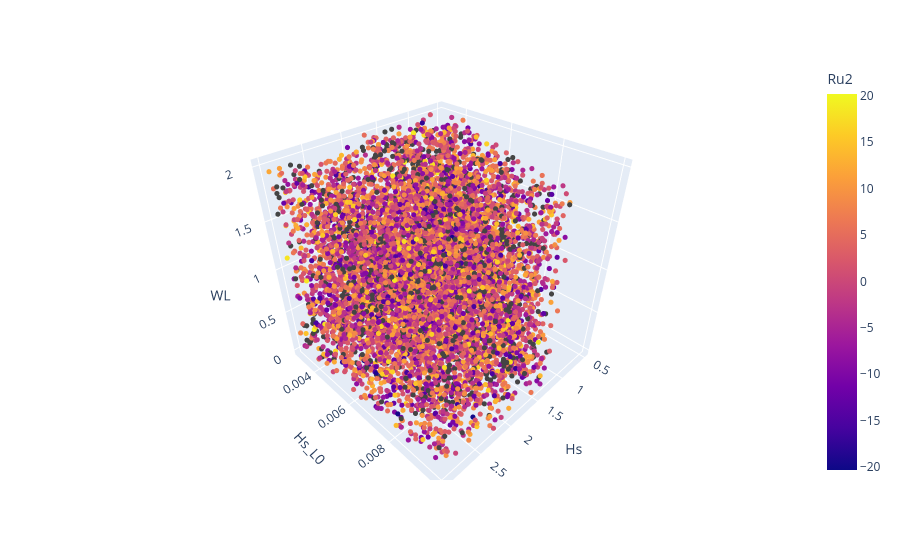

Source (notebook cell):
### Code cell
fig = px.scatter_3d(
    lhs_reconstructed,
    x="Hs",
    y="Hs_L0",
    z="WL",
    color="Ru2",
)

fig.update_traces(marker=dict(size=3))
fig.show()

### Figure 1 — Plotly figure (JSON) as saved in the notebook; plotly's stock layout.template omitted (floating-point values rounded to 4 significant figures; data arrays with more than 128 entries replaced by an {"elided": "..."} marker saying what was removed)
{"data": [{"hovertemplate": "Hs=%{x}<br>Hs_L0=%{y}<br>WL=%{z}<br>Ru2=%{marker.color}<extra></extra>", "legendgroup": "", "marker": {"color": {"elided": "8727 float values"}, "coloraxis": "coloraxis", "size": 3, "symbol": "circle"}, "mode": "markers", "name": "", "scene": "scene", "showlegend": false, "type": "scatter3d", "x": {"elided": "8727 float values"}, "y": {"elided": "8727 float values"}, "z": {"elided": "8727 float values"}}], "layout": {"coloraxis": {"colorbar": {"title": {"text": "Ru2"}}, "colorscale": [[0, "#0d0887"], [0.1111, "#46039f"], [0.2222, "#7201a8"], [0.3333, "#9c179e"], [0.4444, "#bd3786"], [0.5556, "#d8576b"], [0.6667, "#ed7953"], [0.7778, "#fb9f3a"], [0.8889, "#fdca26"], [1, "#f0f921"]]}, "legend": {"tracegroupgap": 0}, "margin": {"t": 60}, "scene": {"domain": {"x": [0, 1], "y": [0, 1]}, "xaxis": {"title": {"text": "Hs"}}, "yaxis": {"title": {"text": "Hs_L0"}}, "zaxis": {"title": {"text": "WL"}}}}}
